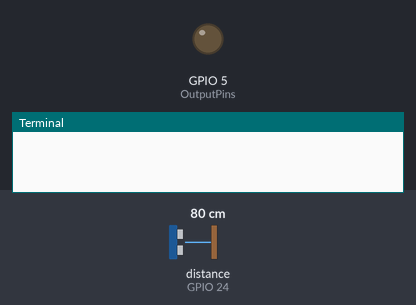
Bench run of a program on a simulated Raspberry Pi (BCM pin numbers). Shown: output pins drawn as LEDs (lit = HIGH), the last lines printed to the terminal. The inputs (shaded band) are chosen by the test bench; at power-on: distance to the obstacle (sensor on GPIO 24) 80 cm. The echo pulse lasts 58.3 µs per cm; the modem accepts every AT command (registered, SIM ready, sends succeed) and sends nothing else; the clock reads 2024-03-15 10:24:30 at power-on unless the program sets it; pins used as bus, display or sensor lines are not drawn.

Above: at 1.2 s.
1.3 s: distance to the obstacle (sensor on GPIO 24) set to 2 cm
At 16.8 s:
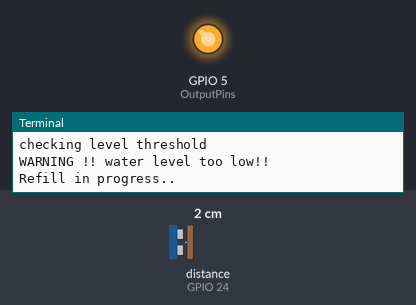
Timing chart, 0 to 18.3 s (numbered marks = the images above; inputs shaded):
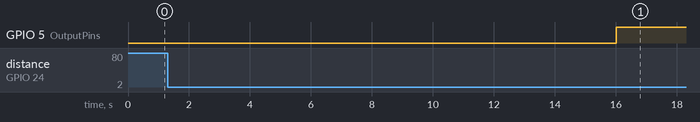

Measured:
- after the input at 1.3 s, GPIO 5 (OutputPins): LOW → HIGH after 14.7 s

The program:

level_probe.py
```python
import serial
import RPi.GPIO as GPIO
import os, time
from time import sleep


GPIO.setmode(GPIO.BCM)  # Configures how we are describing our pin numbering
GPIO.setwarnings(False)  # Disable Warnings
OutputPins = [5]
# Enable Serial Communication
port = serial.Serial("/dev/ttyAMA0", baudrate=9600, timeout=5)


def sms_warning():
    time.sleep(1)
    port.write(('AT'+'\r\n').encode())
    time.sleep(1)
    port.write(('ATE0'+'\r\n').encode())      # Disable the Echo
    time.sleep(1)
    port.write(('AT+CMGF=1'+'\r\n').encode())  # Select Message format as Text mode
    time.sleep(1)
    port.write(('AT+CNMI=2,1,0,0,0'+'\r\n').encode())   # New SMS Message Indications
    time.sleep(1)
    # Sending a message to a particular Number

    port.write(('AT+CMGS="0726309019"'+'\r\n').encode())
    #rcv = port.read(10)
    #print (rcv)

    time.sleep(1)

def call_warning():
    port.write(('ATD0726309019;'+'\r').encode())


while True:

    GPIO.setmode(GPIO.BCM)

    TRIG=23
    ECHO=24

    GPIO.setup(TRIG,GPIO.OUT)
    GPIO.setup(ECHO,GPIO.IN)

    GPIO.output(TRIG,False)


    time.sleep(3)
    GPIO.output(TRIG,True)
    time.sleep(0.00001)
    GPIO.output(TRIG,False)


    while GPIO.input(ECHO)==0:
        pulse_start=time.time()

    while GPIO.input(ECHO)==1:
        pulse_end=time.time()

    pulse_duration=pulse_end-pulse_start
    distance=pulse_duration*17150
    distance=round(distance,2)
    print("checking level threshold")

    if (distance)<=5:
        print("WARNING !! water level too low!!")

        call_warning()
        sms_warning()


        port.write(('WARNING !! water level too low. Refill in progress!!'+'\r').encode())  # Message
        time.sleep(1)
        port.write(("\x1A").encode()) # Enable to send SMS
        time.sleep(1)

        print("Refill in progress..")

        for i in OutputPins:
            GPIO.setup(i, GPIO.OUT)
            GPIO.output(i, False)
        sleep(5)
        for i in OutputPins:
            GPIO.output(i, True)
        sleep(5)


        time.sleep(120)
```
